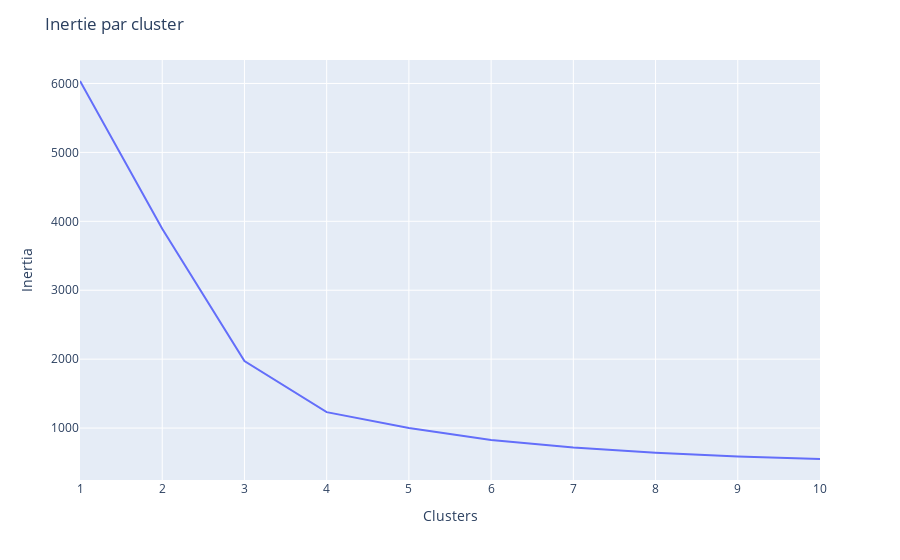

Notebook code cell kept with this figure:
### Markdown cell above
## Avec KMeans:

### Code cell
wcss = []
k = []

# Tester KMeans avec 1 à 10 clusters et calculer son inertie.
for i in range(1, 11):
    kmeans = KMeans(n_clusters=i, random_state=0)
    kmeans.fit(monday_8_scaled)
    wcss.append(kmeans.inertia_)
    k.append(i)

# Enregistrer les résultats dans des dataframes.
wcss_df = pd.DataFrame(wcss)
k_serie = pd.Series(k)

# Tracer l'inertie pour chaque nombre de clusters.
fig = px.line(
    wcss_df,
    x=k_serie,
    y=wcss_df.iloc[:,-1]
)

fig.update_layout(
    yaxis_title='Inertia',
    xaxis_title='Clusters',
    title='Inertie par cluster'
)

fig.show()

### Figure 1 — Plotly figure (JSON) as saved in the notebook; plotly's stock layout.template omitted (floating-point values rounded to 4 significant figures)
{"data": [{"hovertemplate": "x=%{x}<br>0=%{y}<extra></extra>", "legendgroup": "", "line": {"color": "#636efa", "dash": "solid"}, "marker": {"symbol": "circle"}, "mode": "lines", "name": "", "orientation": "v", "showlegend": false, "type": "scatter", "x": [1, 2, 3, 4, 5, 6, 7, 8, 9, 10], "xaxis": "x", "y": [6036.0, 3892.0, 1971.0, 1231.0, 1002.0, 825.6, 718.4, 642.7, 588.5, 551.1], "yaxis": "y"}], "layout": {"legend": {"tracegroupgap": 0}, "margin": {"t": 60}, "title": {"text": "Inertie par cluster"}, "xaxis": {"anchor": "y", "domain": [0, 1], "title": {"text": "Clusters"}}, "yaxis": {"anchor": "x", "domain": [0, 1], "title": {"text": "Inertia"}}}}
